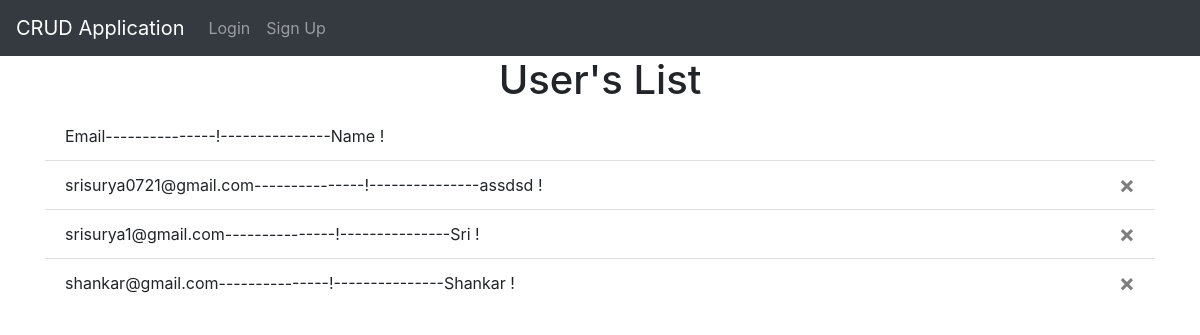
Page /admin_home on the earlier database version.
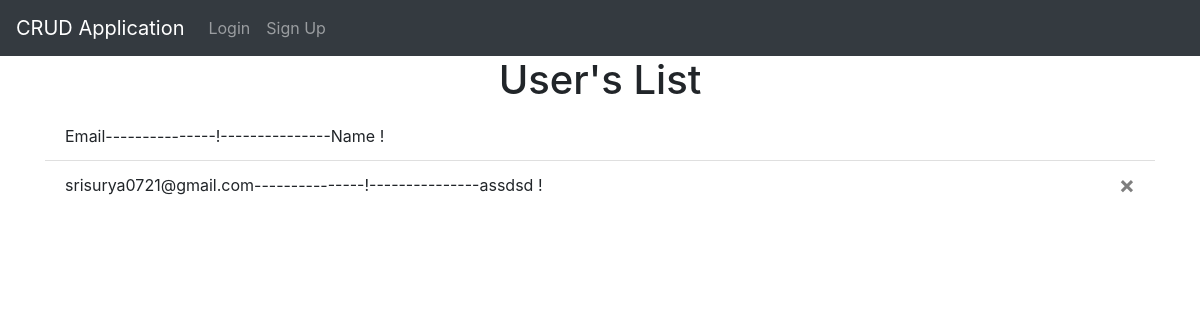
Same page on the later database version.
### website/models.py (models this page shows)
class User(db.Model, UserMixin):
    id = db.Column(db.Integer, primary_key = True)
    email = db.Column(db.String(150), unique=True)
    password = db.Column(db.String(150))
    first_name = db.Column(db.String(150))
    notes = db.relationship('Note')

### website/views.py (the view)
@views.route('/admin_home',methods=['GET','POST'])
def admin_home():
    users = User.query.filter(User.first_name != 'admin').all()
    return render_template('admin_home.html',user=current_user, user_list = users)

### website/templates/admin_home.html (shortened to what this page needs)
{% extends "base.html" %}
{% block content %}
<h1 align="center">User's List</h1>
<ul class="list-group list-group-flush" id="notes">
    <li class="list-group-item">
        Email---------------!---------------Name      !
      </li>
    {% for user in user_list %}
    <li class="list-group-item">
      {{ user.email }}---------------!---------------{{ user.first_name }}      !
      <button type="button" class="close" onClick="deleteUser({{ user.id }})">
        <span aria-hidden="true">&times;</span>
      </button>
    </li>
    {% endfor %}
  </ul>
{% endblock %}

### website/templates/base.html (shortened to what this page needs)
<!DOCTYPE html>
<html lang="en">
<head>
    <link
      rel="stylesheet"
      href="https://stackpath.bootstrapcdn.com/bootstrap/4.4.1/css/bootstrap.min.css"
    />
    <link
      rel="stylesheet"
      href="https://stackpath.bootstrapcdn.com/font-awesome/4.7.0/css/font-awesome.min.css"
    />
</head>
<body>
    <nav class="navbar navbar-expand-lg navbar-dark bg-dark">
      {% if user.first_name == 'admin' %}
        <a class="navbar-brand" href="/admin_home">CRUD Application</a>
      {% else %}
      <a class="navbar-brand" href="/">CRUD Application</a>
      {% endif %}
        <div class="collapse navbar-collapse" id="navbar">
          <div class="navbar-nav">
            {% if user.is_authenticated %}
            {% if user.first_name == 'admin' %}
            <a class="nav-item nav-link " id="home" href="/admin_home">Home</a>
            {% else %}
            <a class="nav-item nav-link " id="home" href="/">Home</a>
            {% endif %}
            <a class="nav-item nav-link" id="logout" href="/logout">Logout</a>
            {% else %}
            <a class="nav-item nav-link" id="login" href="/login">Login</a>
            <a class="nav-item nav-link" id="signUp" href="/sign_up">Sign Up</a>
            {% endif %}
          </div>
        </div>
      </nav>
      <div class="container">
        {% block content %} {% endblock %}
      </div>
</body>
</html>

Differences in the rows shown:
removed User: email "srisurya1@gmail.com", first_name "Sri"
removed User: email "shankar@gmail.com", first_name "Shankar"
